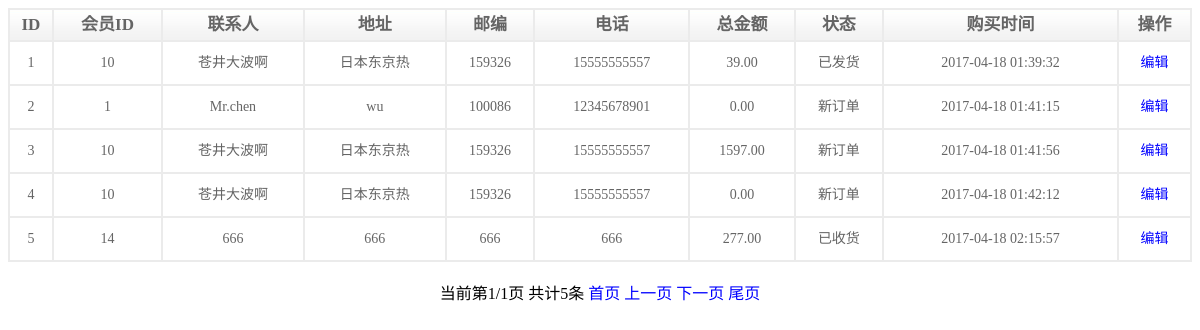
/admin/orders/index.php, run on the app's committed database.
### tables this page shows
CREATE TABLE `orders` (
  `id` int(11) NOT NULL AUTO_INCREMENT,
  `uid` int(11) DEFAULT NULL,
  `linkman` varchar(32) DEFAULT NULL,
  `address` varchar(255) DEFAULT NULL,
  `code` char(6) DEFAULT NULL,
  `phone` varchar(16) DEFAULT NULL,
  `addtime` int(11) DEFAULT NULL,
  `total` double(8,2) DEFAULT NULL,
  `status` tinyint(4) DEFAULT NULL,
  PRIMARY KEY (`id`)
);

### public/Model.class.php (called while the page is built, shortened)
<?php
class Model
{
	protected $link;
	protected $tableName;
	protected $limit = null;
	public function __construct($tableName)
	{
		$this->link = @mysqli_connect(HOST,USER,PASS,DBNAME) or die("数据库连接失败");
		mysqli_set_charset($this->link,"utf8");
		$this->tableName = $tableName;
		$this->loadFields();
	}
	private function loadFields()
	{
		$sql = "desc {$this->tableName}";
		$result = mysqli_query($this->link,$sql);
		while($row = mysqli_fetch_assoc($result)){
			$this->fields[] = $row['Field'];
			if($row['Key']=="PRI"){
				$this->pk = $row['Field'];
			}
		}
	}
	public function total()
	{
		$sql = "select count(*) from {$this->tableName}";
		$result = mysqli_query($this->link,$sql);
		$res = mysqli_fetch_row($result);
		return $res[0];
	}
	public function select()
	{
		$sql = "select * from {$this->tableName}";
		if(!empty($this->limit)){
			$sql .= " limit ".$this->limit;
		}
		$result = mysqli_query($this->link,$sql);
		$list = mysqli_fetch_all($result,MYSQLI_ASSOC);
		$this->limit = null;
		return $list;
	}
	public function limit($m,$n=0)
	{
		if($n==0){
			$this->limit = $m;
		}else{
			$this->limit = $m.",".$n;
		}
		return $this;
	}
}

### admin/orders/index.php (the view, shortened to what this page needs)
<!doctype html>
<html>
<head>
</head>
<body>
	<center>
		<table class="table" width="100%">
			<tr>
				<th>ID</th>
				<th>会员ID</th>
				<th>联系人</th>
				<th>地址</th>
				<th>邮编</th>
				<th>电话</th>
				<th>总金额</th>
				<th>状态</th>
				<th>购买时间</th>
				<th>操作</th>
			</tr>
			<?php
			$status = ["0"=>"新订单","1"=>"已发货","2"=>"已收货","3"=>"无效订单"];
			require("../../public/Model.class.php");
			require("../../public/Page.class.php");
			$mod = new Model("orders");
			$total = $mod->total();
			$page = new Page($total,8);
			$list = $mod->limit($page->limit())->select();
			foreach ($list as $orders) {
				echo "<tr>";
				echo "<td>{$orders['id']}</td>";
				echo "<td>{$orders['uid']}</td>";
				echo "<td>{$orders['linkman']}</td>";
				echo "<td>{$orders['address']}</td>";
				echo "<td>{$orders['code']}</td>";
				echo "<td>{$orders['phone']}</td>";
				echo "<td>{$orders['total']}</td>";
				echo "<td>{$status[$orders['status']]}</td>";
				echo "<td>".date("Y-m-d H:i:s",$orders["addtime"])."</td>";
				echo "<td><a href='edit.php?id={$orders['id']}'>编辑</a></td></td>";
			}
			?>
		</table>
		<br>
		<?php echo $page->show();?>
	</center>
</body>
</html>

### admin/orders/index.php (style rules this page uses)
.table { font-size:14px; font-family:宋体; text-align: center; line-height: 40px; border-spacing:0; border-left:1px solid #EBEBEB; border-right:1px solid #EBEBEB; border-bottom:1px solid #EBEBEB; border-top:1px solid #EBEBEB; color: #656565; }
th,td { border:1px solid #EBEBEB; }
th { line-height: 28px; font-size:17px; font-family:幼体; background: rgba(0, 0, 0, 0) url("../include/images/list_bg.jpg") repeat-x scroll 0 0; }
a { color: blue; text-decoration:none; }

### data on the page
orders: id "1", uid "10", linkman "苍井大波啊", address "日本东京热", code "159326", phone "15555555557", total "39.00", status "已发货", addtime "2017-04-18 01:39:32"
orders: id "2", uid "1", linkman "Mr.chen", address "wu", code "100086", phone "12345678901", total "0.00", status "新订单", addtime "2017-04-18 01:41:15"
orders: id "3", uid "10", linkman "苍井大波啊", address "日本东京热", code "159326", phone "15555555557", total "1597.00", status "新订单", addtime "2017-04-18 01:41:56"
orders: id "4", uid "10", linkman "苍井大波啊", address "日本东京热", code "159326", phone "15555555557", total "0.00", status "新订单", addtime "2017-04-18 01:42:12"
orders: id "5", uid "14", linkman "666", address "666", code "666", phone "666", total "277.00", status "已收货", addtime "2017-04-18 02:15:57"

### other printed values
$page->show() "当前第1/1页 共计5条"
